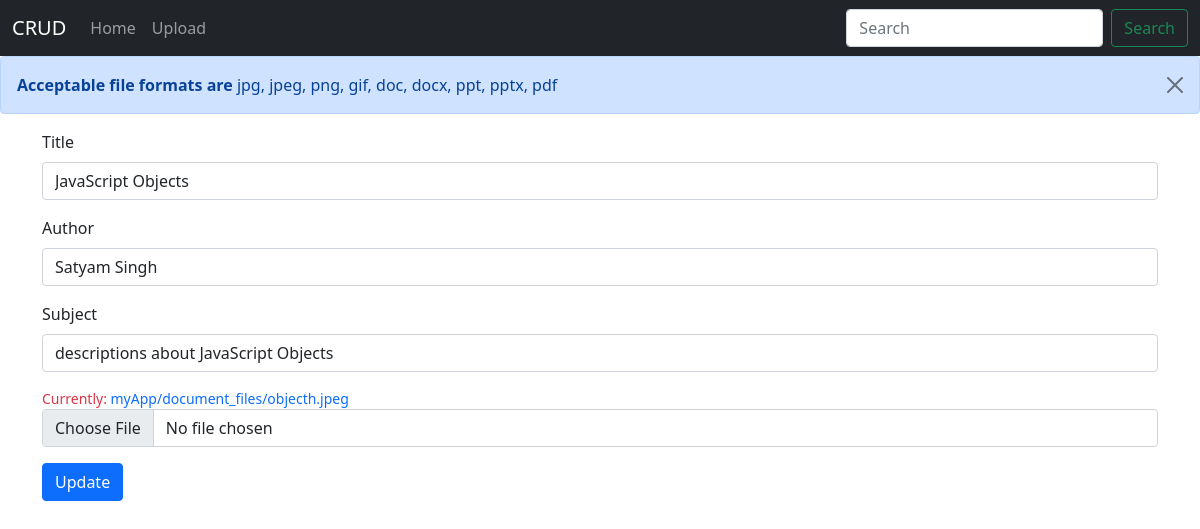
Page /update/37 on the committed database.
### myApp/models.py (models this page shows, shortened)
class Document(models.Model): #inheriting from models.py
    document_title = models.CharField(max_length=200)
    author = models.CharField(max_length=200)
    subject = models.CharField(max_length=200)
    creation_time = models.DateTimeField(default=datetime.now())
    document_file = models.FileField(upload_to="myApp/document_files", default="")
    document_type = models.CharField(max_length=50, default="")

### myApp/views.py (the view)
# urls.py: path("update/<int:document_id>", views.update, name="Update")
def update(request, document_id):
    document_id = int(document_id)
    try:
        document_self = Document.objects.get(id = document_id)
    except Document.DoesNotExist:
        return redirect('Home')
    if request.method == 'POST':
        document_form = DocumentForm(request.POST, request.FILES, instance=document_self)
        if document_form.is_valid():
            document_form.save()
            return redirect("Home") # updated
        else:
            document_form = DocumentForm(request.POST, instance=document_self)
            if document_form.is_valid():
                document_form.save()
                return redirect("Home") # updated
            else:
                return HttpResponse("Some Error has occurred, <a href='/update/" + str(document_id) + "'>Retry</a>")
    else:
        document_form = DocumentForm(None, instance=document_self)
    params = {"document_form": document_form}
    return render(request, 'myApp/update.html', params)

### myApp/forms.py
class DocumentForm(forms.ModelForm):
    class Meta:
        model = Document
        fields = '__all__'

### myApp/templates/myApp/update.html (shortened to what this page needs)
{% extends 'myApp/basic.html' %}
{% block body %}
<div class="alert alert-primary alert-dismissible fade show" role="alert">
    <strong>Acceptable file formats are</strong> jpg, jpeg, png, gif, doc, docx, ppt, pptx, pdf
    <button type="button" class="btn-close" data-bs-dismiss="alert" aria-label="Close"></button>
</div>
<div class="container">
    <form method="POST" enctype="multipart/form-data" onsubmit="return validate()"> {% csrf_token %}
        <div class="mb-3">
			<label for="document_title" class="form-label">Title</label>
			<input type="text" class="form-control" name="document_title" id="id_document_title" aria-describedby="document_titleHelp" maxlength="200" required value="{{ document_form.document_title.value }}">
		  </div>
        <div class="mb-3">
		  <label for="author" class="form-label">Author</label>
          <input type="text" class="form-control" name="author" id="id_author" required maxlength="200"  value="{{ document_form.author.value }}" aria-describedby="authorHelp" oninput="return validateAuthor()">
        </div>
        <div class="mb-3">
		  <label for="subject" class="form-label">Subject</label>
          <input type="text" class="form-control" name="subject" id="id_subject" required maxlength="200"  value="{{ document_form.subject.value }}" aria-describedby="subjectHelp" oninput="return validateSubject()">
		</div>
        <div class="mb-3">
            <div id="" class="form-text text-danger">Currently:
            <a href="../media/{{ document_form.document_file.value }}" style="text-decoration: none;">{{ document_form.document_file.value }}</a>
            </div>
			<input class="form-control" type="file" name="document_file" id="id_document_file" aria-describedby="formFileHelp" oninput="return validateFile()">
		</div>
        <button type="submit" class="btn btn-primary">Update</button>
      </form>
</div>
{% endblock %}

### rows in the picture
Document: document_title "JavaScript Objects", author "Satyam Singh", subject "descriptions about JavaScript Objects", document_file.value "myApp/document_files/objecth.jpeg"
